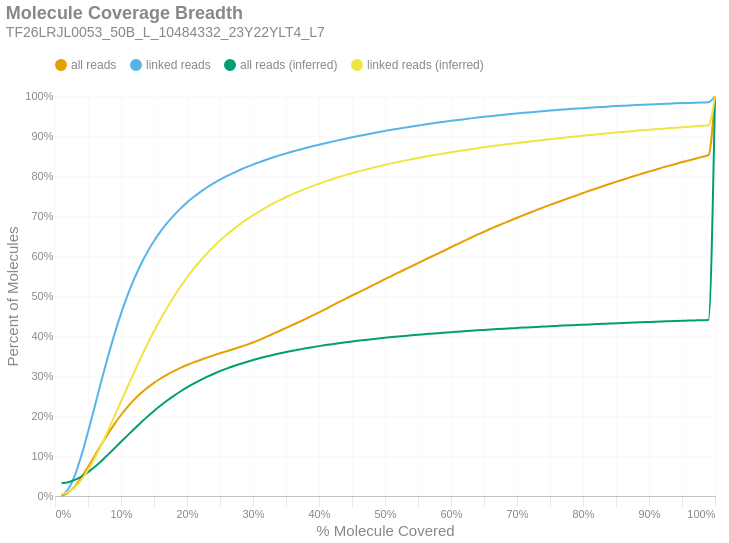

Here is the notebook cell this chart was saved with:
### Markdown cell above
### Molecule Read Coverage
This chart shows molecule coverage breadth as computed by the number of bases aligned to that molecule. In other words, "*how much of each unique long molecule is actually sequenced/aligned?*" Keep in mind there is a distinction between sequences and alignments, since some sequences belonging to a particular molecule may not align well and wouldn't appear in the alignment data. This chart also shows molecule coverage breadth as computed by the *inferred fragment* from which the aligned sequences originate. Unlike read coverage, this calculation takes into account the total insert size, including unsequenced gaps between the forward and reverse reads. Like the previous figures, these are cumulative percents.

### Code cell
if SKIPLR:
    print_html(f"Skipped")
else:
    binned_df = consolidated_hist(valids['coverage_bp'], mask, 0.01, True)
    binned_df_inf = consolidated_hist(valids['coverage_inserts'], mask, 0.01, True)
    binned_df = binned_df.with_columns(pl.lit(binned_df_inf['all reads (cumsum)']).alias('all reads (inferred)'))
    binned_df = binned_df.with_columns(pl.lit(binned_df_inf['linked reads (cumsum)']).alias('linked reads (inferred)'))
    binned_df = binned_df.with_columns(
        (pl.col('bin').cast(pl.Float64) + 0.01).alias('right_edge')
    )

    with SafeRender(binned_df):
        (
            density_plot(binned_df, 'Molecule Coverage Breadth', samplename, 'molcov', ['all reads (inferred)','linked reads (inferred)'])
            .encode(
                #x=alt.X('bin:Q', title="% Molecule Covered").axis(format = '%').scale(padding=0),
                x=alt.X('right_edge:Q', title="% Molecule Covered").axis(format='%').scale(padding=0),
                y=alt.Y('value:Q', title='Percent of Molecules')
                    .axis(format='%')
                    .stack(False)
                    .scale(domainMin=0, padding=0),
                color=alt.Color("key:N").scale(domain = ["all reads", "linked reads", "all reads (inferred)", "linked reads (inferred)"]),
                tooltip = [
                    alt.Tooltip("key:N", title = "Data Type"),
                    alt.Tooltip("range_label:N", title="% Molecule Covered"),
                    alt.Tooltip("value:Q", format = ".2%", title="% Molecules")
                ]
            )
        ).display()

### Figure 1 — Vega-Lite specification as saved in the notebook (floating-point values rounded to 4 significant figures)
{"width": "container", "height": 400, "config": {"title": {"anchor": "start", "dy": -15, "fontSize": 18, "color": "#888888", "subtitleColor": "#888888", "subtitleFontSize": 14}, "arc": {"fill": "#0072B2"}, "axis": {"domainColor": "#888888", "domainWidth": 0.5, "gridWidth": 0.2, "grid": false, "titleFontWeight": 400, "titleFontSize": 15, "labelFontSize": 11, "labelColor": "#888888", "tickColor": "#888888", "tickWidth": 0.2, "titleColor": "#888888"}, "axisBand": {"grid": false}, "axisX": {"grid": true, "tickSize": 10, "domainCap": "round"}, "axisY": {"domain": false, "grid": true, "tickSize": 0, "domainCap": "round"}, "background": "transparent", "header": {"labelFontSize": 15, "labelColor": "#888888", "titleFontSize": 15, "titleFontWeight": 600, "titleColor": "#888888"}, "legend": {"labelFont": "sans-serif", "labelFontSize": 12, "labelColor": "#888888", "symbolSize": 100, "symbolType": "circle", "titleFontSize": 12, "titlePadding": 10, "titleColor": "#888888", "title": null, "orient": "top"}, "range": {"category": ["#E69F00", "#56B4E9", "#009E73", "#F0E442", "#0072B2", "#D55E00", "#CC79A7", "#000000"], "diverging": ["#cfe8f3", "#a2d4ec", "#73bfe2", "#46abdb", "#1696d2", "#12719e"]}, "area": {"fill": "#0072B2", "fillOpacity": 0.7, "line": true, "strokeOpacity": 0.7}, "line": {"color": "#0072B2", "stroke": "#0072B2", "strokeWidth": 2}, "trail": {"color": "#0072B2", "stroke": "#0072B2", "strokeWidth": 0, "size": 1}, "point": {"filled": true, "fillOpacity": 1.0, "size": 95}, "text": {"color": "#888888", "fontSize": 11, "align": "right", "fontWeight": 400, "size": 11}, "bar": {"fill": "#0072B2", "stroke": null}, "view": {"stroke": null, "continuousWidth": 660, "continuousHeight": 400}}, "data": {"name": "data-ac79b3b093102f9691a8ca62b6efb530"}, "mark": {"type": "line", "interpolate": "monotone", "point": {"opacity": 0, "size": 275}}, "encoding": {"color": {"field": "key", "scale": {"domain": ["all reads", "linked reads", "all reads (inferred)", "linked reads (inferred)"]}, "type": "nominal"}, "tooltip": [{"field": "key", "title": "Data Type", "type": "nominal"}, {"field": "range_label", "title": "% Molecule Covered", "type": "nominal"}, {"field": "value", "format": ".2%", "title": "% Molecules", "type": "quantitative"}], "x": {"axis": {"format": "%"}, "field": "right_edge", "scale": {"padding": 0}, "title": "% Molecule Covered", "type": "quantitative"}, "y": {"axis": {"format": "%"}, "field": "value", "scale": {"domainMin": 0, "padding": 0}, "stack": false, "title": "Percent of Molecules", "type": "quantitative"}}, "params": [{"name": "param_c36ac31b6afebe62", "select": {"type": "point", "fields": ["key"]}, "bind": "legend"}], "title": {"text": "Molecule Coverage Breadth", "subtitle": "TF26LRJL0053_50B_L_10484332_23Y22YLT4_L7"}, "transform": [{"fold": ["all reads (cumsum)", "linked reads (cumsum)", "all reads (inferred)", "linked reads (inferred)"]}, {"calculate": "replace(datum.key, ' (cumsum)', '')", "as": "key"}, {"filter": {"param": "param_c36ac31b6afebe62"}}], "usermeta": {"embedOptions": {"downloadFileName": "TF26LRJL0053_50B_L_10484332_23Y22YLT4_L7.molcov"}}, "$schema": "https://vega.github.io/schema/vega-lite/v6.4.1.json", "datasets": {"data-ac79b3b093102f9691a8ca62b6efb530": [{"bin": "0.0", "interval": "0.0-0.01", "all reads": 0.0007289, "linked reads": 0.001102, "all reads (cumsum)": 0.0007289, "linked reads (cumsum)": 0.001102, "range_label": "0.0-0.01", "all reads (inferred)": 0.03176, "linked reads (inferred)": 0.004623, "right_edge": 0.01}, {"bin": "0.01", "interval": "0.01-0.02", "all reads": 0.007689, "linked reads": 0.01582, "all reads (cumsum)": 0.008418, "linked reads (cumsum)": 0.01692, "range_label": "0.01-0.02", "all reads (inferred)": 0.03429, "linked reads (inferred)": 0.009412, "right_edge": 0.02}, {"bin": "0.02", "interval": "0.02-0.03", "all reads": 0.01587, "linked reads": 0.03468, "all reads (cumsum)": 0.02429, "linked reads (cumsum)": 0.0516, "range_label": "0.02-0.03", "all reads (inferred)": 0.04012, "linked reads (inferred)": 0.02168, "right_edge": 0.03}, {"bin": "0.03", "interval": "0.03-0.04", "all reads": 0.02214, "linked reads": 0.04962, "all reads (cumsum)": 0.04643, "linked reads (cumsum)": 0.1012, "range_label": "0.03-0.04", "all reads (inferred)": 0.0485, "linked reads (inferred)": 0.04013, "right_edge": 0.04}, {"bin": "0.04", "interval": "0.04-0.05", "all reads": 0.02599, "linked reads": 0.05875, "all reads (cumsum)": 0.07242, "linked reads (cumsum)": 0.16, "range_label": "0.04-0.05", "all reads (inferred)": 0.05963, "linked reads (inferred)": 0.06477, "right_edge": 0.05}, {"bin": "0.05", "interval": "0.05-0.06", "all reads": 0.02758, "linked reads": 0.06268, "all reads (cumsum)": 0.1, "linked reads (cumsum)": 0.2227, "range_label": "0.05-0.06", "all reads (inferred)": 0.07258, "linked reads (inferred)": 0.09384, "right_edge": 0.06}, {"bin": "0.06", "interval": "0.06-0.07", "all reads": 0.02803, "linked reads": 0.06374, "all reads (cumsum)": 0.128, "linked reads (cumsum)": 0.2864, "range_label": "0.06-0.07", "all reads (inferred)": 0.08707, "linked reads (inferred)": 0.1265, "right_edge": 0.07}, {"bin": "0.07", "interval": "0.07-0.08", "all reads": 0.02664, "linked reads": 0.06067, "all reads (cumsum)": 0.1547, "linked reads (cumsum)": 0.3471, "range_label": "0.07-0.08", "all reads (inferred)": 0.1029, "linked reads (inferred)": 0.1622, "right_edge": 0.08}, {"bin": "0.08", "interval": "0.08-0.09", "all reads": 0.02503, "linked reads": 0.05696, "all reads (cumsum)": 0.1797, "linked reads (cumsum)": 0.404, "range_label": "0.08-0.09", "all reads (inferred)": 0.1191, "linked reads (inferred)": 0.199, "right_edge": 0.09}, {"bin": "0.09", "interval": "0.09-0.1", "all reads": 0.0228, "linked reads": 0.05192, "all reads (cumsum)": 0.2025, "linked reads (cumsum)": 0.4559, "range_label": "0.09-0.1", "all reads (inferred)": 0.1354, "linked reads (inferred)": 0.2362, "right_edge": 0.1}, {"bin": "0.1", "interval": "0.1-0.11", "all reads": 0.0203, "linked reads": 0.04614, "all reads (cumsum)": 0.2228, "linked reads (cumsum)": 0.5021, "range_label": "0.1-0.11", "all reads (inferred)": 0.1516, "linked reads (inferred)": 0.2731, "right_edge": 0.11}, {"bin": "0.11", "interval": "0.11-0.12", "all reads": 0.01805, "linked reads": 0.04092, "all reads (cumsum)": 0.2408, "linked reads (cumsum)": 0.543, "range_label": "0.11-0.12", "all reads (inferred)": 0.1677, "linked reads (inferred)": 0.3098, "right_edge": 0.12}, {"bin": "0.12", "interval": "0.12-0.13", "all reads": 0.01586, "linked reads": 0.03582, "all reads (cumsum)": 0.2567, "linked reads (cumsum)": 0.5788, "range_label": "0.12-0.13", "all reads (inferred)": 0.1833, "linked reads (inferred)": 0.3452, "right_edge": 0.13}, {"bin": "0.13", "interval": "0.13-0.14", "all reads": 0.01393, "linked reads": 0.03128, "all reads (cumsum)": 0.2706, "linked reads (cumsum)": 0.6101, "range_label": "0.13-0.14", "all reads (inferred)": 0.1984, "linked reads (inferred)": 0.3797, "right_edge": 0.14}, {"bin": "0.14", "interval": "0.14-0.15", "all reads": 0.01235, "linked reads": 0.02756, "all reads (cumsum)": 0.283, "linked reads (cumsum)": 0.6377, "range_label": "0.14-0.15", "all reads (inferred)": 0.2126, "linked reads (inferred)": 0.4121, "right_edge": 0.15}, {"bin": "0.15", "interval": "0.15-0.16", "all reads": 0.01074, "linked reads": 0.02381, "all reads (cumsum)": 0.2937, "linked reads (cumsum)": 0.6615, "range_label": "0.15-0.16", "all reads (inferred)": 0.226, "linked reads (inferred)": 0.4427, "right_edge": 0.16}, {"bin": "0.16", "interval": "0.16-0.17", "all reads": 0.009684, "linked reads": 0.02121, "all reads (cumsum)": 0.3034, "linked reads (cumsum)": 0.6827, "range_label": "0.16-0.17", "all reads (inferred)": 0.2387, "linked reads (inferred)": 0.4714, "right_edge": 0.17}, {"bin": "0.17", "interval": "0.17-0.18", "all reads": 0.00871, "linked reads": 0.01883, "all reads (cumsum)": 0.3121, "linked reads (cumsum)": 0.7015, "range_label": "0.17-0.18", "all reads (inferred)": 0.2504, "linked reads (inferred)": 0.4983, "right_edge": 0.18}, {"bin": "0.18", "interval": "0.18-0.19", "all reads": 0.007976, "linked reads": 0.01699, "all reads (cumsum)": 0.3201, "linked reads (cumsum)": 0.7185, "range_label": "0.18-0.19", "all reads (inferred)": 0.2613, "linked reads (inferred)": 0.523, "right_edge": 0.19}, {"bin": "0.19", "interval": "0.19-0.2", "all reads": 0.007386, "linked reads": 0.01546, "all reads (cumsum)": 0.3275, "linked reads (cumsum)": 0.734, "range_label": "0.19-0.2", "all reads (inferred)": 0.2715, "linked reads (inferred)": 0.5463, "right_edge": 0.2}, {"bin": "0.2", "interval": "0.2-0.21", "all reads": 0.006471, "linked reads": 0.01337, "all reads (cumsum)": 0.334, "linked reads (cumsum)": 0.7473, "range_label": "0.2-0.21", "all reads (inferred)": 0.2808, "linked reads (inferred)": 0.5676, "right_edge": 0.21}, {"bin": "0.21", "interval": "0.21-0.22", "all reads": 0.0062, "linked reads": 0.0125, "all reads (cumsum)": 0.3402, "linked reads (cumsum)": 0.7598, "range_label": "0.21-0.22", "all reads (inferred)": 0.2896, "linked reads (inferred)": 0.5875, "right_edge": 0.22}, {"bin": "0.22", "interval": "0.22-0.23", "all reads": 0.005872, "linked reads": 0.01142, "all reads (cumsum)": 0.346, "linked reads (cumsum)": 0.7712, "range_label": "0.22-0.23", "all reads (inferred)": 0.2976, "linked reads (inferred)": 0.6058, "right_edge": 0.23}, {"bin": "0.23", "interval": "0.23-0.24", "all reads": 0.005581, "linked reads": 0.01029, "all reads (cumsum)": 0.3516, "linked reads (cumsum)": 0.7815, "range_label": "0.23-0.24", "all reads (inferred)": 0.3051, "linked reads (inferred)": 0.6228, "right_edge": 0.24}, {"bin": "0.24", "interval": "0.24-0.25", "all reads": 0.005314, "linked reads": 0.009364, "all reads (cumsum)": 0.3569, "linked reads (cumsum)": 0.7909, "range_label": "0.24-0.25", "all reads (inferred)": 0.312, "linked reads (inferred)": 0.6386, "right_edge": 0.25}, {"bin": "0.25", "interval": "0.25-0.26", "all reads": 0.005066, "linked reads": 0.008646, "all reads (cumsum)": 0.362, "linked reads (cumsum)": 0.7995, "range_label": "0.25-0.26", "all reads (inferred)": 0.3184, "linked reads (inferred)": 0.6531, "right_edge": 0.26}, {"bin": "0.26", "interval": "0.26-0.27", "all reads": 0.005005, "linked reads": 0.007926, "all reads (cumsum)": 0.367, "linked reads (cumsum)": 0.8075, "range_label": "0.26-0.27", "all reads (inferred)": 0.3243, "linked reads (inferred)": 0.6665, "right_edge": 0.27}, {"bin": "0.27", "interval": "0.27-0.28", "all reads": 0.005355, "linked reads": 0.007627, "all reads (cumsum)": 0.3723, "linked reads (cumsum)": 0.8151, "range_label": "0.27-0.28", "all reads (inferred)": 0.3299, "linked reads (inferred)": 0.6792, "right_edge": 0.28}, {"bin": "0.28", "interval": "0.28-0.29", "all reads": 0.005594, "linked reads": 0.006951, "all reads (cumsum)": 0.3779, "linked reads (cumsum)": 0.822, "range_label": "0.28-0.29", "all reads (inferred)": 0.335, "linked reads (inferred)": 0.6908, "right_edge": 0.29}, {"bin": "0.29", "interval": "0.29-0.3", "all reads": 0.005947, "linked reads": 0.00655, "all reads (cumsum)": 0.3839, "linked reads (cumsum)": 0.8286, "range_label": "0.29-0.3", "all reads (inferred)": 0.3398, "linked reads (inferred)": 0.7017, "right_edge": 0.3}, {"bin": "0.3", "interval": "0.3-0.31", "all reads": 0.006539, "linked reads": 0.006073, "all reads (cumsum)": 0.3904, "linked reads (cumsum)": 0.8347, "range_label": "0.3-0.31", "all reads (inferred)": 0.3443, "linked reads (inferred)": 0.7119, "right_edge": 0.31}, {"bin": "0.31", "interval": "0.31-0.32", "all reads": 0.007239, "linked reads": 0.006002, "all reads (cumsum)": 0.3977, "linked reads (cumsum)": 0.8407, "range_label": "0.31-0.32", "all reads (inferred)": 0.3485, "linked reads (inferred)": 0.7216, "right_edge": 0.32}, {"bin": "0.32", "interval": "0.32-0.33", "all reads": 0.007415, "linked reads": 0.005554, "all reads (cumsum)": 0.4051, "linked reads (cumsum)": 0.8462, "range_label": "0.32-0.33", "all reads (inferred)": 0.3526, "linked reads (inferred)": 0.7307, "right_edge": 0.33}, {"bin": "0.33", "interval": "0.33-0.34", "all reads": 0.007472, "linked reads": 0.005247, "all reads (cumsum)": 0.4126, "linked reads (cumsum)": 0.8515, "range_label": "0.33-0.34", "all reads (inferred)": 0.3563, "linked reads (inferred)": 0.739, "right_edge": 0.34}, {"bin": "0.34", "interval": "0.34-0.35", "all reads": 0.007586, "linked reads": 0.004959, "all reads (cumsum)": 0.4201, "linked reads (cumsum)": 0.8564, "range_label": "0.34-0.35", "all reads (inferred)": 0.3598, "linked reads (inferred)": 0.7469, "right_edge": 0.35}, {"bin": "0.35", "interval": "0.35-0.36", "all reads": 0.007438, "linked reads": 0.004664, "all reads (cumsum)": 0.4276, "linked reads (cumsum)": 0.8611, "range_label": "0.35-0.36", "all reads (inferred)": 0.3631, "linked reads (inferred)": 0.7545, "right_edge": 0.36}, {"bin": "0.36", "interval": "0.36-0.37", "all reads": 0.007644, "linked reads": 0.004472, "all reads (cumsum)": 0.4352, "linked reads (cumsum)": 0.8656, "range_label": "0.36-0.37", "all reads (inferred)": 0.3662, "linked reads (inferred)": 0.7615, "right_edge": 0.37}, {"bin": "0.37", "interval": "0.37-0.38", "all reads": 0.007703, "linked reads": 0.004454, "all reads (cumsum)": 0.4429, "linked reads (cumsum)": 0.87, "range_label": "0.37-0.38", "all reads (inferred)": 0.3692, "linked reads (inferred)": 0.7684, "right_edge": 0.38}, {"bin": "0.38", "interval": "0.38-0.39", "all reads": 0.007829, "linked reads": 0.004233, "all reads (cumsum)": 0.4508, "linked reads (cumsum)": 0.8743, "range_label": "0.38-0.39", "all reads (inferred)": 0.372, "linked reads (inferred)": 0.7748, "right_edge": 0.39}, {"bin": "0.39", "interval": "0.39-0.4", "all reads": 0.008236, "linked reads": 0.004069, "all reads (cumsum)": 0.459, "linked reads (cumsum)": 0.8783, "range_label": "0.39-0.4", "all reads (inferred)": 0.3747, "linked reads (inferred)": 0.7808, "right_edge": 0.4}, {"bin": "0.4", "interval": "0.4-0.41", "all reads": 0.00832, "linked reads": 0.003773, "all reads (cumsum)": 0.4673, "linked reads (cumsum)": 0.8821, "range_label": "0.4-0.41", "all reads (inferred)": 0.3772, "linked reads (inferred)": 0.7866, "right_edge": 0.41}, {"bin": "0.41", "interval": "0.41-0.42", "all reads": 0.008691, "linked reads": 0.003901, "all reads (cumsum)": 0.476, "linked reads (cumsum)": 0.886, "range_label": "0.41-0.42", "all reads (inferred)": 0.3797, "linked reads (inferred)": 0.792, "right_edge": 0.42}, {"bin": "0.42", "interval": "0.42-0.43", "all reads": 0.008566, "linked reads": 0.003667, "all reads (cumsum)": 0.4846, "linked reads (cumsum)": 0.8897, "range_label": "0.42-0.43", "all reads (inferred)": 0.382, "linked reads (inferred)": 0.7974, "right_edge": 0.43}, {"bin": "0.43", "interval": "0.43-0.44", "all reads": 0.008293, "linked reads": 0.003537, "all reads (cumsum)": 0.4929, "linked reads (cumsum)": 0.8932, "range_label": "0.43-0.44", "all reads (inferred)": 0.3842, "linked reads (inferred)": 0.8023, "right_edge": 0.44}, {"bin": "0.44", "interval": "0.44-0.45", "all reads": 0.008368, "linked reads": 0.003462, "all reads (cumsum)": 0.5012, "linked reads (cumsum)": 0.8967, "range_label": "0.44-0.45", "all reads (inferred)": 0.3863, "linked reads (inferred)": 0.8071, "right_edge": 0.45}, {"bin": "0.45", "interval": "0.45-0.46", "all reads": 0.008086, "linked reads": 0.003353, "all reads (cumsum)": 0.5093, "linked reads (cumsum)": 0.9, "range_label": "0.45-0.46", "all reads (inferred)": 0.3883, "linked reads (inferred)": 0.8116, "right_edge": 0.46}, {"bin": "0.46", "interval": "0.46-0.47", "all reads": 0.008057, "linked reads": 0.003253, "all reads (cumsum)": 0.5174, "linked reads (cumsum)": 0.9033, "range_label": "0.46-0.47", "all reads (inferred)": 0.3903, "linked reads (inferred)": 0.8159, "right_edge": 0.47}, {"bin": "0.47", "interval": "0.47-0.48", "all reads": 0.00823, "linked reads": 0.00315, "all reads (cumsum)": 0.5256, "linked reads (cumsum)": 0.9064, "range_label": "0.47-0.48", "all reads (inferred)": 0.3921, "linked reads (inferred)": 0.82, "right_edge": 0.48}, {"bin": "0.48", "interval": "0.48-0.49", "all reads": 0.007944, "linked reads": 0.003191, "all reads (cumsum)": 0.5335, "linked reads (cumsum)": 0.9096, "range_label": "0.48-0.49", "all reads (inferred)": 0.3939, "linked reads (inferred)": 0.824, "right_edge": 0.49}, {"bin": "0.49", "interval": "0.49-0.5", "all reads": 0.008863, "linked reads": 0.00315, "all reads (cumsum)": 0.5424, "linked reads (cumsum)": 0.9128, "range_label": "0.49-0.5", "all reads (inferred)": 0.3956, "linked reads (inferred)": 0.828, "right_edge": 0.5}, {"bin": "0.5", "interval": "0.5-0.51", "all reads": 0.007488, "linked reads": 0.002698, "all reads (cumsum)": 0.5499, "linked reads (cumsum)": 0.9155, "range_label": "0.5-0.51", "all reads (inferred)": 0.3972, "linked reads (inferred)": 0.8316, "right_edge": 0.51}, {"bin": "0.51", "interval": "0.51-0.52", "all reads": 0.008338, "linked reads": 0.002885, "all reads (cumsum)": 0.5582, "linked reads (cumsum)": 0.9183, "range_label": "0.51-0.52", "all reads (inferred)": 0.3987, "linked reads (inferred)": 0.8349, "right_edge": 0.52}, {"bin": "0.52", "interval": "0.52-0.53", "all reads": 0.007967, "linked reads": 0.00259, "all reads (cumsum)": 0.5662, "linked reads (cumsum)": 0.9209, "range_label": "0.52-0.53", "all reads (inferred)": 0.4003, "linked reads (inferred)": 0.8385, "right_edge": 0.53}, {"bin": "0.53", "interval": "0.53-0.54", "all reads": 0.00804, "linked reads": 0.002628, "all reads (cumsum)": 0.5742, "linked reads (cumsum)": 0.9236, "range_label": "0.53-0.54", "all reads (inferred)": 0.4018, "linked reads (inferred)": 0.8418, "right_edge": 0.54}, {"bin": "0.54", "interval": "0.54-0.55", "all reads": 0.007955, "linked reads": 0.002479, "all reads (cumsum)": 0.5822, "linked reads (cumsum)": 0.926, "range_label": "0.54-0.55", "all reads (inferred)": 0.4032, "linked reads (inferred)": 0.845, "right_edge": 0.55}, {"bin": "0.55", "interval": "0.55-0.56", "all reads": 0.008043, "linked reads": 0.002502, "all reads (cumsum)": 0.5902, "linked reads (cumsum)": 0.9285, "range_label": "0.55-0.56", "all reads (inferred)": 0.4046, "linked reads (inferred)": 0.8481, "right_edge": 0.56}, {"bin": "0.56", "interval": "0.56-0.57", "all reads": 0.007909, "linked reads": 0.002461, "all reads (cumsum)": 0.5981, "linked reads (cumsum)": 0.931, "range_label": "0.56-0.57", "all reads (inferred)": 0.4059, "linked reads (inferred)": 0.851, "right_edge": 0.57}, {"bin": "0.57", "interval": "0.57-0.58", "all reads": 0.007852, "linked reads": 0.002481, "all reads (cumsum)": 0.606, "linked reads (cumsum)": 0.9335, "range_label": "0.57-0.58", "all reads (inferred)": 0.4072, "linked reads (inferred)": 0.8539, "right_edge": 0.58}, {"bin": "0.58", "interval": "0.58-0.59", "all reads": 0.007722, "linked reads": 0.00222, "all reads (cumsum)": 0.6137, "linked reads (cumsum)": 0.9357, "range_label": "0.58-0.59", "all reads (inferred)": 0.4084, "linked reads (inferred)": 0.8567, "right_edge": 0.59}, {"bin": "0.59", "interval": "0.59-0.6", "all reads": 0.008175, "linked reads": 0.002252, "all reads (cumsum)": 0.6219, "linked reads (cumsum)": 0.938, "range_label": "0.59-0.6", "all reads (inferred)": 0.4096, "linked reads (inferred)": 0.8594, "right_edge": 0.6}, {"bin": "0.6", "interval": "0.6-0.61", "all reads": 0.007908, "linked reads": 0.002035, "all reads (cumsum)": 0.6298, "linked reads (cumsum)": 0.94, "range_label": "0.6-0.61", "all reads (inferred)": 0.4108, "linked reads (inferred)": 0.862, "right_edge": 0.61}, {"bin": "0.61", "interval": "0.61-0.62", "all reads": 0.007928, "linked reads": 0.001997, "all reads (cumsum)": 0.6377, "linked reads (cumsum)": 0.942, "range_label": "0.61-0.62", "all reads (inferred)": 0.412, "linked reads (inferred)": 0.8646, "right_edge": 0.62}, {"bin": "0.62", "interval": "0.62-0.63", "all reads": 0.00789, "linked reads": 0.002078, "all reads (cumsum)": 0.6456, "linked reads (cumsum)": 0.9441, "range_label": "0.62-0.63", "all reads (inferred)": 0.4131, "linked reads (inferred)": 0.8672, "right_edge": 0.63}, {"bin": "0.63", "interval": "0.63-0.64", "all reads": 0.007659, "linked reads": 0.001977, "all reads (cumsum)": 0.6533, "linked reads (cumsum)": 0.946, "range_label": "0.63-0.64", "all reads (inferred)": 0.4142, "linked reads (inferred)": 0.8696, "right_edge": 0.64}, {"bin": "0.64", "interval": "0.64-0.65", "all reads": 0.007335, "linked reads": 0.001805, "all reads (cumsum)": 0.6606, "linked reads (cumsum)": 0.9478, "range_label": "0.64-0.65", "all reads (inferred)": 0.4152, "linked reads (inferred)": 0.8718, "right_edge": 0.65}, {"bin": "0.65", "interval": "0.65-0.66", "all reads": 0.007452, "linked reads": 0.001815, "all reads (cumsum)": 0.6681, "linked reads (cumsum)": 0.9497, "range_label": "0.65-0.66", "all reads (inferred)": 0.4163, "linked reads (inferred)": 0.8741, "right_edge": 0.66}, {"bin": "0.66", "interval": "0.66-0.67", "all reads": 0.006946, "linked reads": 0.00171, "all reads (cumsum)": 0.675, "linked reads (cumsum)": 0.9514, "range_label": "0.66-0.67", "all reads (inferred)": 0.4173, "linked reads (inferred)": 0.8763, "right_edge": 0.67}, {"bin": "0.67", "interval": "0.67-0.68", "all reads": 0.007146, "linked reads": 0.00174, "all reads (cumsum)": 0.6822, "linked reads (cumsum)": 0.9531, "range_label": "0.67-0.68", "all reads (inferred)": 0.4182, "linked reads (inferred)": 0.8784, "right_edge": 0.68}, {"bin": "0.68", "interval": "0.68-0.69", "all reads": 0.006703, "linked reads": 0.001597, "all reads (cumsum)": 0.6889, "linked reads (cumsum)": 0.9547, "range_label": "0.68-0.69", "all reads (inferred)": 0.4191, "linked reads (inferred)": 0.8805, "right_edge": 0.69}, {"bin": "0.69", "interval": "0.69-0.7", "all reads": 0.006851, "linked reads": 0.001604, "all reads (cumsum)": 0.6957, "linked reads (cumsum)": 0.9563, "range_label": "0.69-0.7", "all reads (inferred)": 0.42, "linked reads (inferred)": 0.8825, "right_edge": 0.7}, {"bin": "0.7", "interval": "0.7-0.71", "all reads": 0.006558, "linked reads": 0.001584, "all reads (cumsum)": 0.7023, "linked reads (cumsum)": 0.9579, "range_label": "0.7-0.71", "all reads (inferred)": 0.4209, "linked reads (inferred)": 0.8845, "right_edge": 0.71}, {"bin": "0.71", "interval": "0.71-0.72", "all reads": 0.00635, "linked reads": 0.001458, "all reads (cumsum)": 0.7086, "linked reads (cumsum)": 0.9594, "range_label": "0.71-0.72", "all reads (inferred)": 0.4218, "linked reads (inferred)": 0.8863, "right_edge": 0.72}, {"bin": "0.72", "interval": "0.72-0.73", "all reads": 0.006527, "linked reads": 0.001438, "all reads (cumsum)": 0.7151, "linked reads (cumsum)": 0.9608, "range_label": "0.72-0.73", "all reads (inferred)": 0.4226, "linked reads (inferred)": 0.8882, "right_edge": 0.73}, {"bin": "0.73", "interval": "0.73-0.74", "all reads": 0.00628, "linked reads": 0.00137, "all reads (cumsum)": 0.7214, "linked reads (cumsum)": 0.9622, "range_label": "0.73-0.74", "all reads (inferred)": 0.4235, "linked reads (inferred)": 0.89, "right_edge": 0.74}, {"bin": "0.74", "interval": "0.74-0.75", "all reads": 0.006387, "linked reads": 0.001376, "all reads (cumsum)": 0.7278, "linked reads (cumsum)": 0.9635, "range_label": "0.74-0.75", "all reads (inferred)": 0.4243, "linked reads (inferred)": 0.892, "right_edge": 0.75}, {"bin": "0.75", "interval": "0.75-0.76", "all reads": 0.005858, "linked reads": 0.00128, "all reads (cumsum)": 0.7337, "linked reads (cumsum)": 0.9648, "range_label": "0.75-0.76", "all reads (inferred)": 0.4252, "linked reads (inferred)": 0.8938, "right_edge": 0.76}, {"bin": "0.76", "interval": "0.76-0.77", "all reads": 0.006029, "linked reads": 0.001284, "all reads (cumsum)": 0.7397, "linked reads (cumsum)": 0.9661, "range_label": "0.76-0.77", "all reads (inferred)": 0.426, "linked reads (inferred)": 0.8956, "right_edge": 0.77}, {"bin": "0.77", "interval": "0.77-0.78", "all reads": 0.005937, "linked reads": 0.001243, "all reads (cumsum)": 0.7456, "linked reads (cumsum)": 0.9673, "range_label": "0.77-0.78", "all reads (inferred)": 0.4267, "linked reads (inferred)": 0.8973, "right_edge": 0.78}, {"bin": "0.78", "interval": "0.78-0.79", "all reads": 0.005752, "linked reads": 0.001107, "all reads (cumsum)": 0.7514, "linked reads (cumsum)": 0.9685, "range_label": "0.78-0.79", "all reads (inferred)": 0.4275, "linked reads (inferred)": 0.8989, "right_edge": 0.79}, {"bin": "0.79", "interval": "0.79-0.8", "all reads": 0.006018, "linked reads": 0.001171, "all reads (cumsum)": 0.7574, "linked reads (cumsum)": 0.9696, "range_label": "0.79-0.8", "all reads (inferred)": 0.4283, "linked reads (inferred)": 0.9007, "right_edge": 0.8}, {"bin": "0.8", "interval": "0.8-0.81", "all reads": 0.005559, "linked reads": 0.001041, "all reads (cumsum)": 0.763, "linked reads (cumsum)": 0.9707, "range_label": "0.8-0.81", "all reads (inferred)": 0.429, "linked reads (inferred)": 0.9023, "right_edge": 0.81}, {"bin": "0.81", "interval": "0.81-0.82", "all reads": 0.005634, "linked reads": 0.001093, "all reads (cumsum)": 0.7686, "linked reads (cumsum)": 0.9718, "range_label": "0.81-0.82", "all reads (inferred)": 0.4297, "linked reads (inferred)": 0.9039, "right_edge": 0.82}, {"bin": "0.82", "interval": "0.82-0.83", "all reads": 0.005708, "linked reads": 0.0009476, "all reads (cumsum)": 0.7743, "linked reads (cumsum)": 0.9727, "range_label": "0.82-0.83", "all reads (inferred)": 0.4304, "linked reads (inferred)": 0.9055, "right_edge": 0.83}, {"bin": "0.83", "interval": "0.83-0.84", "all reads": 0.005578, "linked reads": 0.0009928, "all reads (cumsum)": 0.7799, "linked reads (cumsum)": 0.9737, "range_label": "0.83-0.84", "all reads (inferred)": 0.4311, "linked reads (inferred)": 0.907, "right_edge": 0.84}, {"bin": "0.84", "interval": "0.84-0.85", "all reads": 0.005412, "linked reads": 0.0009971, "all reads (cumsum)": 0.7853, "linked reads (cumsum)": 0.9747, "range_label": "0.84-0.85", "all reads (inferred)": 0.4318, "linked reads (inferred)": 0.9085, "right_edge": 0.85}, {"bin": "0.85", "interval": "0.85-0.86", "all reads": 0.005314, "linked reads": 0.0009037, "all reads (cumsum)": 0.7906, "linked reads (cumsum)": 0.9756, "range_label": "0.85-0.86", "all reads (inferred)": 0.4325, "linked reads (inferred)": 0.91, "right_edge": 0.86}, {"bin": "0.86", "interval": "0.86-0.87", "all reads": 0.005244, "linked reads": 0.0008825, "all reads (cumsum)": 0.7959, "linked reads (cumsum)": 0.9765, "range_label": "0.86-0.87", "all reads (inferred)": 0.4331, "linked reads (inferred)": 0.9114, "right_edge": 0.87}, {"bin": "0.87", "interval": "0.87-0.88", "all reads": 0.005343, "linked reads": 0.0008203, "all reads (cumsum)": 0.8012, "linked reads (cumsum)": 0.9773, "range_label": "0.87-0.88", "all reads (inferred)": 0.4338, "linked reads (inferred)": 0.9128, "right_edge": 0.88}, {"bin": "0.88", "interval": "0.88-0.89", "all reads": 0.004964, "linked reads": 0.0007821, "all reads (cumsum)": 0.8062, "linked reads (cumsum)": 0.9781, "range_label": "0.88-0.89", "all reads (inferred)": 0.4344, "linked reads (inferred)": 0.9143, "right_edge": 0.89}, {"bin": "0.89", "interval": "0.89-0.9", "all reads": 0.005077, "linked reads": 0.0007482, "all reads (cumsum)": 0.8112, "linked reads (cumsum)": 0.9788, "range_label": "0.89-0.9", "all reads (inferred)": 0.435, "linked reads (inferred)": 0.9156, "right_edge": 0.9}, {"bin": "0.9", "interval": "0.9-0.91", "all reads": 0.004591, "linked reads": 0.0006987, "all reads (cumsum)": 0.8158, "linked reads (cumsum)": 0.9795, "range_label": "0.9-0.91", "all reads (inferred)": 0.4357, "linked reads (inferred)": 0.917, "right_edge": 0.91}, {"bin": "0.91", "interval": "0.91-0.92", "all reads": 0.005176, "linked reads": 0.0006845, "all reads (cumsum)": 0.821, "linked reads (cumsum)": 0.9802, "range_label": "0.91-0.92", "all reads (inferred)": 0.4362, "linked reads (inferred)": 0.9183, "right_edge": 0.92}, {"bin": "0.92", "interval": "0.92-0.93", "all reads": 0.004353, "linked reads": 0.0007001, "all reads (cumsum)": 0.8254, "linked reads (cumsum)": 0.9809, "range_label": "0.92-0.93", "all reads (inferred)": 0.4368, "linked reads (inferred)": 0.9195, "right_edge": 0.93}, {"bin": "0.93", "interval": "0.93-0.94", "all reads": 0.004596, "linked reads": 0.0006661, "all reads (cumsum)": 0.83, "linked reads (cumsum)": 0.9816, "range_label": "0.93-0.94", "all reads (inferred)": 0.4374, "linked reads (inferred)": 0.9208, "right_edge": 0.94}, {"bin": "0.94", "interval": "0.94-0.95", "all reads": 0.004872, "linked reads": 0.0006166, "all reads (cumsum)": 0.8348, "linked reads (cumsum)": 0.9822, "range_label": "0.94-0.95", "all reads (inferred)": 0.438, "linked reads (inferred)": 0.922, "right_edge": 0.95}, {"bin": "0.95", "interval": "0.95-0.96", "all reads": 0.003992, "linked reads": 0.0005756, "all reads (cumsum)": 0.8388, "linked reads (cumsum)": 0.9828, "range_label": "0.95-0.96", "all reads (inferred)": 0.4385, "linked reads (inferred)": 0.9232, "right_edge": 0.96}, {"bin": "0.96", "interval": "0.96-0.97", "all reads": 0.004448, "linked reads": 0.0005134, "all reads (cumsum)": 0.8433, "linked reads (cumsum)": 0.9833, "range_label": "0.96-0.97", "all reads (inferred)": 0.439, "linked reads (inferred)": 0.9243, "right_edge": 0.97}, {"bin": "0.97", "interval": "0.97-0.98", "all reads": 0.00452, "linked reads": 0.0004865, "all reads (cumsum)": 0.8478, "linked reads (cumsum)": 0.9838, "range_label": "0.97-0.98", "all reads (inferred)": 0.4395, "linked reads (inferred)": 0.9254, "right_edge": 0.98}, {"bin": "0.98", "interval": "0.98-0.99", "all reads": 0.004136, "linked reads": 0.0005091, "all reads (cumsum)": 0.8519, "linked reads (cumsum)": 0.9843, "range_label": "0.98-0.99", "all reads (inferred)": 0.4401, "linked reads (inferred)": 0.9267, "right_edge": 0.99}, {"bin": "0.99", "interval": "0.99-1.0", "all reads": 0.1481, "linked reads": 0.01571, "all reads (cumsum)": 1.0, "linked reads (cumsum)": 1.0, "range_label": "0.99-1.0", "all reads (inferred)": 1.0, "linked reads (inferred)": 1.0, "right_edge": 1.0}]}}
